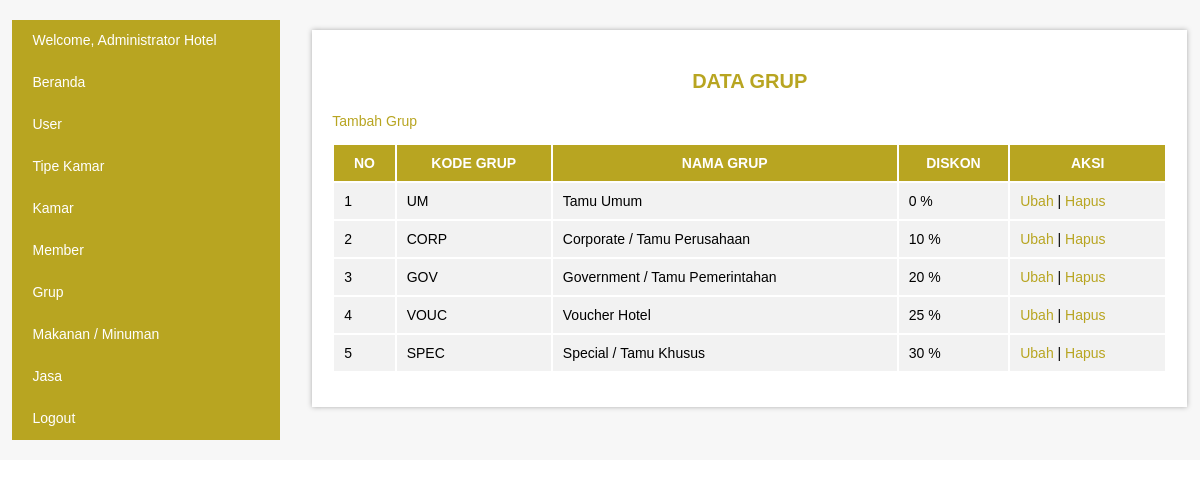
Screenshot of /cpanel/index.php?p=grup (signed in) with the database file from the repository.
### tables this page shows
CREATE TABLE IF NOT EXISTS `user` (
  `iduser` int(11) NOT NULL AUTO_INCREMENT,
  `username` varchar(15) NOT NULL,
  `password` varchar(15) NOT NULL,
  `nama` varchar(40) NOT NULL,
  `level` varchar(15) NOT NULL,
  PRIMARY KEY (`iduser`)
);

CREATE TABLE IF NOT EXISTS `grup` (
  `idgrup` int(11) NOT NULL AUTO_INCREMENT,
  `iduser` int(11) NOT NULL,
  `kdgrup` varchar(10) NOT NULL,
  `namagrup` varchar(30) NOT NULL,
  `diskon` int(11) NOT NULL,
  PRIMARY KEY (`idgrup`)
);

### cpanel/grup.php (the view, shortened to what this page needs)
<h3>DATA GRUP</h3>
<a href="<?php echo "?p=grupadd"; ?>">Tambah Grup</a>
<p>
<table border="0" width="90%" cellpadding="10">
<tr>
  <th>NO</th>
  <th>KODE GRUP</th>
  <th>NAMA GRUP</th>
  <th>DISKON</th>
  <th>AKSI</th>
</tr>
<?php
  $sqlg = mysql_query("select * from grup order by idgrup asc");
  $no = 1;
  while($rg = mysql_fetch_array($sqlg)){
    echo "<tr>
	  <td>$no</td>
	  <td>$rg[kdgrup]</td>
	  <td>$rg[namagrup]</td>
	  <td>$rg[diskon] %</td>
	  <td>
	  <a href='?p=grupedit&idg=$rg[idgrup]'>Ubah</a> |
	  <a href='?p=grupdel&idg=$rg[idgrup]'>Hapus</a>
	  </td>
	</tr>";
	$no++;
  }
?>
</table>

### cpanel/index.php (shortened to what this page needs)
<link rel="stylesheet" type="text/css" href="style.css" />
<?php
if(!empty($_SESSION["useradm"]) and !empty($_SESSION["passadm"])){
$sqlu = mysql_query("select * from user where username='$_SESSION[useradm]'");
$ru = mysql_fetch_array($sqlu);
?>
<div class="container1">
  <div class="grid">
    <div class="dh3">
	  <ul id="menu">
	    <li><a href="#">Welcome, <?php echo"$ru[nama]"; ?></a></li>
	    <li><a href="<?php echo"?p=beranda"; ?>">Beranda</a></li>
	    <li><a href="<?php echo"?p=user"; ?>">User</a></li>
		<li><a href="<?php echo"?p=tipekamar"; ?>">Tipe Kamar</a></li>
		<li><a href="<?php echo"?p=kamar"; ?>">Kamar</a></li>
	    <li><a href="<?php echo"?p=member"; ?>">Member</a></li>
	    <li><a href="<?php echo"?p=grup"; ?>">Grup</a></li>
	    <li><a href="<?php echo"?p=makanminum"; ?>">Makanan / Minuman</a></li>
	    <li><a href="<?php echo"?p=jasa"; ?>">Jasa</a></li>
	    <li><a href="<?php echo"?p=logout"; ?>">Logout</a></li>
	  </ul>
	</div>
	<div class="dh9">
	  <div id="isiadmin">
<?php
  if($_GET["p"] == "logout"){
    include "logout.php";
  }else if($_GET["p"] == "user"){
    include "user.php";
  }else if($_GET["p"] == "useradd"){
    include "useradd.php";
  }else if($_GET["p"] == "useredit"){
    include "useredit.php";
  }else if($_GET["p"] == "userdel"){
    include "userdel.php";
  }else if($_GET["p"] == "grup"){
    include "grup.php";
  }else if($_GET["p"] == "grupadd"){
    include "grupadd.php";
  }else if($_GET["p"] == "grupedit"){
    include "grupedit.php";
  }else if($_GET["p"] == "grupdel"){
    include "grupdel.php";
  }else if($_GET["p"] == "jasa"){
    include "jasa.php";
  }else if($_GET["p"] == "jasaadd"){
    include "jasaadd.php";
  }else if($_GET["p"] == "jasaedit"){
    include "jasaedit.php";
  }else if($_GET["p"] == "jasadel"){
    include "jasadel.php";
  }else if($_GET["p"] == "makanminum"){
    include "makanminum.php";
  }else if($_GET["p"] == "makanminumadd"){
    include "makanminumadd.php";
  }else if($_GET["p"] == "makanminumedit"){
    include "makanminumedit.php";
  }else if($_GET["p"] == "makanminumdel"){
    include "makanminumdel.php";
  }else if($_GET["p"] == "tipekamar"){
    include "tipekamar.php";
  }else if($_GET["p"] == "tipekamaradd"){
    include "tipekamaradd.php";
  }else if($_GET["p"] == "tipekamaredit"){
    include "tipekamaredit.php";
  }else if($_GET["p"] == "tipekamardel"){
    include "tipekamardel.php";
  }else if($_GET["p"] == "kamar"){
    include "kamar.php";
  }else if($_GET["p"] == "kamaradd"){
    include "kamaradd.php";
  }else if($_GET["p"] == "kamaredit"){
    include "kamaredit.php";
  }else if($_GET["p"] == "kamardel"){
    include "kamardel.php";
  }else if($_GET["p"] == "member"){
    include "member.php";
  }else{
    include "home.php";
  }
?>
      </div>
    </div>
  </div>
</div>
<?php
}else if(!empty($_SESSION["userres"]) and !empty($_SESSION["passres"])){
include "koneksi.php";
$sqlu = mysql_query("select * from user where username='$_SESSION[userres]'");
$ru = mysql_fetch_array($sqlu);
?>
<div class="container1">
  <div class="grid">
    <div class="dh3">
	  <ul id="menu">
	    <li><a href="#">Welcome, <?php echo"$ru[nama]"; ?></a></li>
	    <li><a href="<?php echo"?p=beranda"; ?>">Beranda</a></li>
	    <li><a href="<?php echo"?p=booking"; ?>">Booking</a></li>
	    <li><a href="<?php echo"?p=checkin"; ?>">Check In</a></li>
	    <li><a href="<?php echo"?p=checkout"; ?>">Check Out</a></li>
	    <li><a href="<?php echo"?p=logout"; ?>">Logout</a></li>
	  </ul>
	</div>
	<div class="dh9">
	  <div id="isiadmin">
<?php
  if($_GET["p"] == "logout"){
    include "logout.php";
  }else if($_GET["p"] == "booking"){
    include "booking.php";
  }else if($_GET["p"] == "checkin"){
    include "checkin.php";
  }else if($_GET["p"] == "checkindetail"){
    include "checkindetail.php";
  }else if($_GET["p"] == "checkout"){
    include "checkout.php";
  }else if($_GET["p"] == "checkoutdetail"){
    include "checkoutdetail.php";
  }else{
    include "home.php";
  }
?>
      </div>
    </div>
  </div>
</div>
<?php
}else if(!empty($_SESSION["userman"]) and !empty($_SESSION["passman"])){
include "koneksi.php";
$sqlu = mysql_query("select * from user where username='$_SESSION[userman]'");
$ru = mysql_fetch_array($sqlu);
?>
<div class="container1">
  <div class="grid">
    <div class="dh3">
	  <ul id="menu">
	    <li><a href="#">Welcome, <?php echo"$ru[nama]"; ?></a></li>
	    <li><a href="<?php echo"?p=beranda"; ?>">Beranda</a></li>
	    <li><a href="<?php echo"?p=laporan"; ?>">Laporan</a></li>
	    <li><a href="<?php echo"?p=logout"; ?>">Logout</a></li>
	  </ul>
	</div>
	<div class="dh9">
	  <div id="isiadmin">
<?php
  if($_GET["p"] == "logout"){
    include "logout.php";
  }else if($_GET["p"] == "laporan"){
    include "laporan.php";
  }else{
    include "home.php";
  }
?>
      </div>
    </div>
  </div>
</div>
<?php
}else{
  include "login.php";
}
?>

### cpanel/style.css (style rules this page uses)
.container1 { background-color:#F7F7F7; }
.grid { width:100%; padding-top:20px; padding-bottom:20px; overflow:hidden; }
.dh3 { width:22.91%; }
.dh9 { width:72.91%; }
.dh1, .dh2, .dh3, .dh4, .dh5, .dh6, .dh7, .dh8, .dh9, .dh10, .dh11, .dh12 { float:left; display:inline; margin:0 1.04%; }
#isiadmin { max-width:100%; margin:10px auto; position:relative; display:block; padding:20px; background-color:#FFFFFF; box-shadow:0 0 5px #aaa; }
h3, big { text-align:center; color:#B8A521; font-size:20px; }
ul#menu { margin:0px; padding:0px; list-style-type:none; width:100%; height:auto; font-size:14px; background-color:#333333; }
ul#menu li { margin:0px; padding:0px; width:100%; }
ul#menu li a { float:left; color:#FFFFFF; text-decoration:none; padding:12px 0px 0px 20px; height:30px; background-color:#B8A521; width:90%; }
table { width:100%; }
th { text-align:center; padding:10px; background-color:#B8A521; color:#FFFFFF; font-family:Arial; font-size:14px; }
td { padding:10px; background-color:#F2F2F2; font-size:14px; }
a { color:#B8A521; text-decoration:none; }

### rows the page displays
user: nama "Administrator Hotel"
grup: kdgrup "UM", namagrup "Tamu Umum", diskon "0"
grup: kdgrup "CORP", namagrup "Corporate / Tamu Perusahaan", diskon "10"
grup: kdgrup "GOV", namagrup "Government / Tamu Pemerintahan", diskon "20"
grup: kdgrup "VOUC", namagrup "Voucher Hotel", diskon "25"
grup: kdgrup "SPEC", namagrup "Special / Tamu Khusus", diskon "30"
